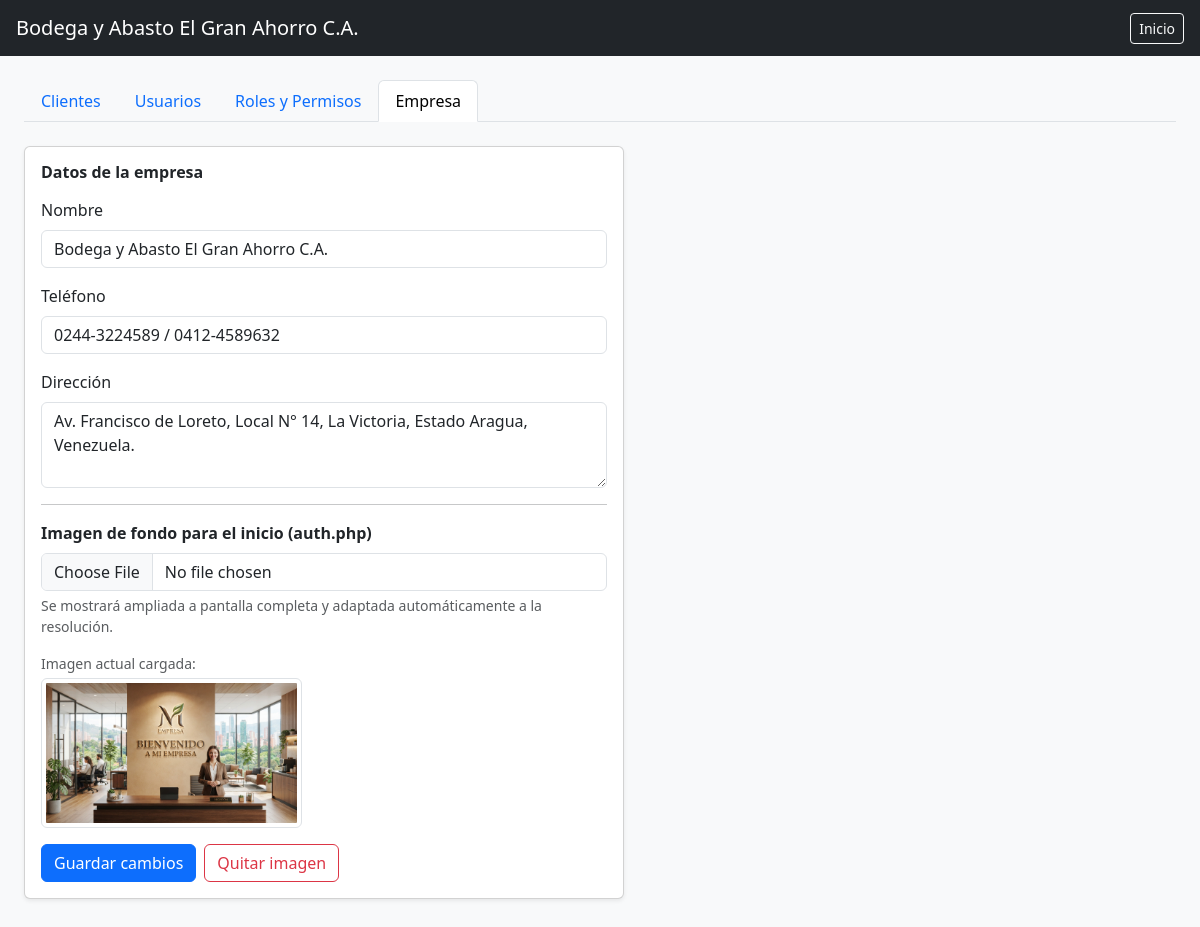
Page /personas_config.php?tab=empresa (signed in) on the committed database.
### tables this page shows
CREATE TABLE IF NOT EXISTS `companies` (
  `id` int unsigned NOT NULL AUTO_INCREMENT,
  `name` varchar(191) NOT NULL,
  `phone` varchar(191) NOT NULL,
  `address` text NOT NULL,
  `created_at` timestamp NULL DEFAULT NULL,
  `updated_at` timestamp NULL DEFAULT NULL,
  PRIMARY KEY (`id`)
);

### config.php (called while the page is built, shortened)
<?php
function db(): PDO {
    static $pdo = null;
    if ($pdo === null) {
        $dsn = sprintf('mysql:host=%s;dbname=%s;charset=%s', DB_HOST, DB_NAME, DB_CHARSET);
        $pdo = new PDO($dsn, DB_USER, DB_PASS, [
            PDO::ATTR_ERRMODE => PDO::ERRMODE_EXCEPTION,
            PDO::ATTR_DEFAULT_FETCH_MODE => PDO::FETCH_ASSOC,
        ]);
    }
    return $pdo;
}
function e(?string $valor): string {
    return htmlspecialchars((string) $valor, ENT_QUOTES, 'UTF-8');
}
function empresa_info(): array {
    $stmt = db()->query("SELECT * FROM companies ORDER BY id ASC LIMIT 1");
    return $stmt->fetch() ?: [
        'id' => 1,
        'name' => 'StockInventarios',
        'phone' => '',
        'address' => '',
    ];
}

### personas_config.php (the view, shortened to what this page needs)
<?php
require_once __DIR__ . '/config.php';
$tab = $_GET['tab'] ?? 'clientes';
function ruta_imagen_login(): ?string {
    $dir = __DIR__ . '/uploads';
    foreach (['jpg', 'jpeg', 'png', 'webp', 'gif'] as $ext) {
        $archivo = $dir . '/login_bg.' . $ext;
        if (is_file($archivo)) {
            return 'uploads/login_bg.' . $ext;
        }
    }
    return null;
}
$clientes = db()->query("SELECT * FROM customers ORDER BY id DESC")->fetchAll();
$empresa = empresa_info();
$imagenLogin = ruta_imagen_login();
?>
<!DOCTYPE html>
<html lang="es">
<head>
    <link href="https://cdn.jsdelivr.net/npm/bootstrap@5.3.3/dist/css/bootstrap.min.css" rel="stylesheet">
</head>
<body class="bg-light">
<nav class="navbar navbar-dark bg-dark px-3 mb-4">
    <a class="navbar-brand" href="index.php"><?= e($empresa['name']) ?></a>
    <a href="index.php" class="btn btn-sm btn-outline-light">Inicio</a>
</nav>
<div class="container-fluid px-4 pb-5">
    <ul class="nav nav-tabs mb-4">
        <li class="nav-item"><a class="nav-link <?= $tab === 'clientes' ? 'active' : '' ?>" href="personas_config.php?tab=clientes">Clientes</a></li>
        <li class="nav-item"><a class="nav-link <?= $tab === 'usuarios' ? 'active' : '' ?>" href="personas_config.php?tab=usuarios">Usuarios</a></li>
        <li class="nav-item"><a class="nav-link <?= $tab === 'roles' ? 'active' : '' ?>" href="personas_config.php?tab=roles">Roles y Permisos</a></li>
        <li class="nav-item"><a class="nav-link <?= $tab === 'empresa' ? 'active' : '' ?>" href="personas_config.php?tab=empresa">Empresa</a></li>
    </ul>
    <?php if ($tab === 'clientes'): ?>
        <div class="row g-4">
            <div class="col-lg-4">
                <div class="card shadow-sm"><div class="card-body">
                    <h6 class="fw-bold mb-3">Nuevo cliente</h6>
                    <form method="post">
                        <input type="hidden" name="tab" value="clientes">
                        <input type="hidden" name="op" value="guardar">
                        <div class="mb-2"><label class="form-label">Nombre</label><input type="text" name="customer_name" class="form-control" required></div>
                        <div class="mb-2"><label class="form-label">Correo</label><input type="email" name="email" class="form-control"></div>
                        <div class="mb-2"><label class="form-label">Teléfono</label><input type="text" name="phone" class="form-control"></div>
                        <div class="mb-3"><label class="form-label">Dirección</label><input type="text" name="address" class="form-control"></div>
                        <button type="submit" class="btn btn-primary">Guardar</button>
                    </form>
                </div></div>
            </div>
            <div class="col-lg-8">
                <div class="card shadow-sm"><div class="table-responsive">
                    <table class="table table-striped mb-0">
                        <thead><tr><th>ID</th><th>Cliente</th><th>Teléfono</th><th>Correo</th><th class="text-end">Acción</th></tr></thead>
                        <tbody>
                        <?php foreach ($clientes as $c): ?>
                            <tr>
                                <td><?= (int) $c['id'] ?></td>
                                <td><div class="fw-semibold"><?= e($c['customer_name']) ?></div><div class="small text-muted"><?= e($c['address'] ?? '') ?></div></td>
                                <td><?= e($c['phone'] ?? '') ?></td>
                                <td><?= e($c['email'] ?? '') ?></td>
                                <td class="text-end">
                                    <form method="post" class="d-inline" onsubmit="return confirm('¿Eliminar cliente?');">
                                        <input type="hidden" name="tab" value="clientes">
                                        <input type="hidden" name="op" value="eliminar">
                                        <input type="hidden" name="id" value="<?= (int) $c['id'] ?>">
                                        <button class="btn btn-sm btn-danger">Borrar</button>
                                    </form>
                                </td>
                            </tr>
                        <?php endforeach; ?>
                        </tbody>
                    </table>
                </div></div>
            </div>
        </div>
    <?php else: ?>
        <div class="card shadow-sm" style="max-width: 600px;"><div class="card-body">
            <h6 class="fw-bold mb-3">Datos de la empresa</h6>
            <form method="post" enctype="multipart/form-data">
                <div class="mb-3"><label class="form-label">Nombre</label><input type="text" name="name" class="form-control" value="<?= e($empresa['name'] ?? '') ?>" required></div>
                <div class="mb-3"><label class="form-label">Teléfono</label><input type="text" name="phone" class="form-control" value="<?= e($empresa['phone'] ?? '') ?>"></div>
                <div class="mb-3"><label class="form-label">Dirección</label><textarea name="address" rows="3" class="form-control"><?= e($empresa['address'] ?? '') ?></textarea></div>
                <hr class="my-3">
                <div class="mb-3">
                    <label class="form-label fw-semibold">Imagen de fondo para el inicio (auth.php)</label>
                    <input type="file" name="imagen_login" class="form-control" accept="image/jpeg,image/png,image/webp,image/gif">
                    <div class="form-text">Se mostrará ampliada a pantalla completa y adaptada automáticamente a la resolución.</div>
                </div>
                <?php if ($imagenLogin): ?>
                    <div class="mb-3">
                        <div class="small text-muted mb-1">Imagen actual cargada:</div>
                        <img src="<?= e($imagenLogin) ?>?v=<?= time() ?>" alt="Fondo de inicio" class="img-thumbnail" style="max-height: 150px; object-fit: cover;">
                    </div>
                <?php endif; ?>
                <div class="d-flex gap-2">
                    <button type="submit" class="btn btn-primary">Guardar cambios</button>
                    <?php if ($imagenLogin): ?>
                        <button type="submit" name="op" value="quitar_imagen_login" class="btn btn-outline-danger" onclick="return confirm('¿Quitar la imagen de fondo del inicio?');">Quitar imagen</button>
                    <?php endif; ?>
                </div>
            </form>
        </div></div>
    <?php endif; ?>
</div>
</body>
</html>

### rows in the picture
companies: name "Bodega y Abasto El Gran Ahorro C.A.", phone "0244-3224589 / 0412-4589632", address "Av. Francisco de Loreto, Local N° 14, La Victoria, Estado Aragua, Venezuela."
